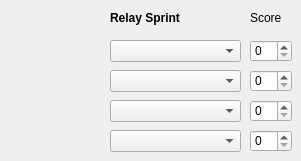
        <widget class="QWidget" name="form_relay_sprint">
         <widget class="QSpinBox" name="relay_sprint_spin_1">
          <property name="geometry">
           <rect>
            <x>250</x>
            <y>40</y>
            <width>42</width>
            <height>22</height>
           </rect>
          </property>
         </widget>
         <widget class="QSpinBox" name="relay_sprint_spin_2">
          <property name="geometry">
           <rect>
            <x>250</x>
            <y>70</y>
            <width>42</width>
            <height>22</height>
           </rect>
          </property>
         </widget>
         <widget class="QSpinBox" name="relay_sprint_spin_4">
          <property name="geometry">
           <rect>
            <x>250</x>
            <y>130</y>
            <width>42</width>
            <height>22</height>
           </rect>
          </property>
         </widget>
         <widget class="QLabel" name="relay_sprint_score_label">
          <property name="geometry">
           <rect>
            <x>250</x>
            <y>10</y>
            <width>41</width>
            <height>16</height>
           </rect>
          </property>
          <property name="styleSheet">
           <string notr="true"/>
          </property>
          <property name="text">
           <string>Score</string>
          </property>
         </widget>
         <widget class="QSpinBox" name="relay_sprint_spin_3">
          <property name="geometry">
           <rect>
            <x>250</x>
            <y>100</y>
            <width>42</width>
            <height>22</height>
           </rect>
          </property>
         </widget>
         <widget class="QLabel" name="relay_sprint_form_label">
          <property name="geometry">
           <rect>
            <x>110</x>
            <y>10</y>
            <width>91</width>
            <height>16</height>
           </rect>
          </property>
          <property name="font">
           <font>
            <weight>75</weight>
            <bold>true</bold>
           </font>
          </property>
          <property name="text">
           <string>Relay Sprint</string>
          </property>
         </widget>
         <widget class="QComboBox" name="relay_sprint_cb_1">
          <property name="geometry">
           <rect>
            <x>110</x>
            <y>40</y>
            <width>131</width>
            <height>22</height>
           </rect>
          </property>
         </widget>
         <widget class="QComboBox" name="relay_sprint_cb_2">
          <property name="geometry">
           <rect>
            <x>110</x>
            <y>70</y>
            <width>131</width>
            <height>22</height>
           </rect>
          </property>
         </widget>
         <widget class="QComboBox" name="relay_sprint_cb_3">
          <property name="geometry">
           <rect>
            <x>110</x>
            <y>100</y>
            <width>131</width>
            <height>22</height>
           </rect>
          </property>
         </widget>
         <widget class="QComboBox" name="relay_sprint_cb_4">
          <property name="geometry">
           <rect>
            <x>110</x>
            <y>130</y>
            <width>131</width>
            <height>22</height>
           </rect>
          </property>
         </widget>
        </widget>
